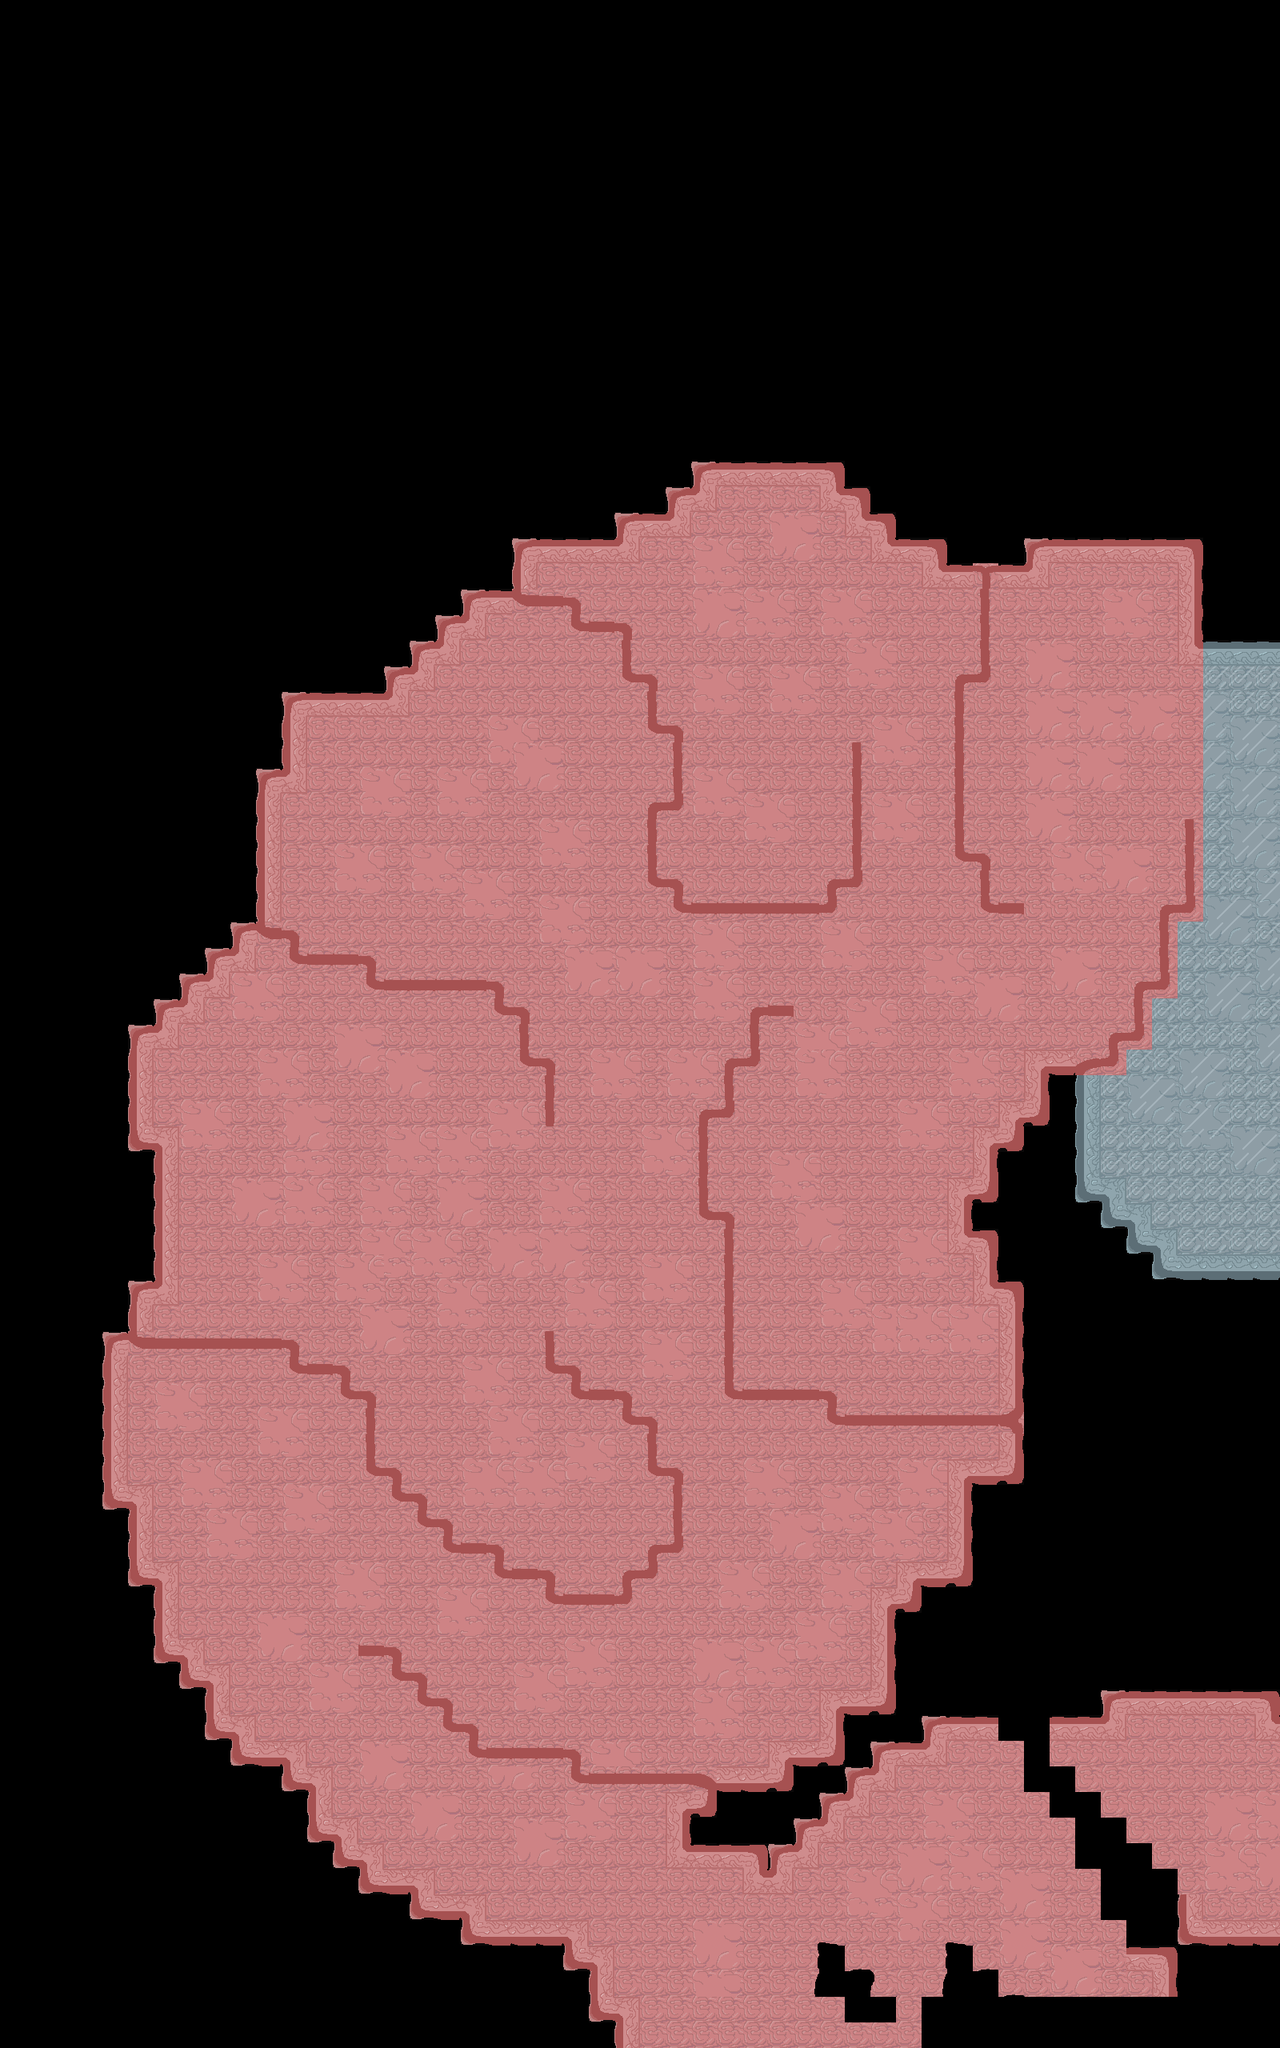

Tiled map render using the project's own tile images. Description and the map definition, with tile-layer contents summarised, below:
An orthogonal 50x80 tile map with 32x32 px tiles, 4 tile layers (plateformes, sillons, portail2, portail1), 1 hidden layer not drawn and 13 objects.

<map version="1.5" tiledversion="1.7.2" orientation="orthogonal" renderorder="right-down" width="50" height="80" tilewidth="32" tileheight="32" infinite="0" nextlayerid="8" nextobjectid="20">
 <editorsettings>
  <export target="map2.json" format="json" />
 </editorsettings>
 <tileset firstgid="1" name="tileset" tilewidth="32" tileheight="32" tilecount="112" columns="16">
  <image source="assets/tileset.png" width="512" height="224" />
  <tile id="1">
   <properties>
    <property name="portail1" type="bool" value="true" />
   </properties>
  </tile>
  <tile id="4">
   <properties>
    <property name="estSolide" type="bool" value="true" />
   </properties>
  </tile>
  <tile id="5">
   <properties>
    <property name="estSolide" type="bool" value="true" />
   </properties>
  </tile>
  <tile id="6">
   <properties>
    <property name="estSolide" type="bool" value="true" />
   </properties>
  </tile>
  <tile id="11">
   <properties>
    <property name="estSolide" type="bool" value="true" />
   </properties>
  </tile>
  <tile id="12">
   <properties>
    <property name="estSolide" type="bool" value="true" />
   </properties>
  </tile>
  <tile id="13">
   <properties>
    <property name="estSolide" type="bool" value="true" />
   </properties>
  </tile>
  <tile id="14">
   <properties>
    <property name="estSolide" type="bool" value="true" />
   </properties>
  </tile>
  <tile id="15">
   <properties>
    <property name="estSolide" type="bool" value="true" />
   </properties>
  </tile>
  <tile id="16">
   <properties>
    <property name="portail2" type="bool" value="true" />
   </properties>
  </tile>
  <tile id="17">
   <properties>
    <property name="estSolide" type="bool" value="true" />
   </properties>
  </tile>
  <tile id="20">
   <properties>
    <property name="estSolide" type="bool" value="true" />
   </properties>
  </tile>
  <tile id="22">
   <properties>
    <property name="estSolide" type="bool" value="true" />
   </properties>
  </tile>
  <tile id="26">
   <properties>
    <property name="estSolide" type="bool" value="true" />
   </properties>
  </tile>
  <tile id="27">
   <properties>
    <property name="estSolide" type="bool" value="true" />
   </properties>
  </tile>
  <tile id="28">
   <properties>
    <property name="estSolide" type="bool" value="true" />
   </properties>
  </tile>
  <tile id="29">
   <properties>
    <property name="estSolide" type="bool" value="true" />
   </properties>
  </tile>
  <tile id="30">
   <properties>
    <property name="estSolide" type="bool" value="true" />
   </properties>
  </tile>
  <tile id="31">
   <properties>
    <property name="estSolide" type="bool" value="true" />
   </properties>
  </tile>
  <tile id="36">
   <properties>
    <property name="estSolide" type="bool" value="true" />
   </properties>
  </tile>
  <tile id="37">
   <properties>
    <property name="estSolide" type="bool" value="true" />
   </properties>
  </tile>
  <tile id="38">
   <properties>
    <property name="estSolide" type="bool" value="true" />
   </properties>
  </tile>
  <tile id="67">
   <properties>
    <property name="estSolide" type="bool" value="true" />
   </properties>
  </tile>
  <tile id="68">
   <properties>
    <property name="estSolide" type="bool" value="true" />
   </properties>
  </tile>
  <tile id="83">
   <properties>
    <property name="estSolide" type="bool" value="true" />
   </properties>
  </tile>
  <tile id="84">
   <properties>
    <property name="estSolide" type="bool" value="true" />
   </properties>
  </tile>
 </tileset>
 <imagelayer id="2" name="background" visible="0" offsetx="-239.252" offsety="182.587">
  <image source="assets/map_test_02.png" width="4500" height="3300" />
 </imagelayer>
 <layer id="1" name="plateformes" width="50" height="80">
  <data>[4000 cells, 2086 non-empty, 42 distinct tile ids]</data>
 </layer>
 <layer id="7" name="sillons" width="50" height="80">
  <data>[4000 cells, 182 non-empty, 11 distinct tile ids]</data>
 </layer>
 <layer id="3" name="portail2" width="50" height="80">
  <data>[4000 cells, 6 non-empty, 1 distinct tile ids]</data>
 </layer>
 <layer id="4" name="portail1" width="50" height="80">
  <data>[4000 cells, 3 non-empty, 1 distinct tile ids]</data>
 </layer>
 <objectgroup id="5" name="monstres">
  <object id="1" gid="36" x="288" y="1853.33" width="32" height="32" />
  <object id="2" gid="36" x="929.333" y="2142.67" width="32" height="32" />
  <object id="4" gid="36" x="544" y="1054.67" width="32" height="32" />
  <object id="7" gid="36" x="1024" y="832" width="32" height="32" />
  <object id="8" gid="36" x="1060" y="1437.33" width="32" height="32" />
  <object id="9" gid="36" x="1348" y="956" width="32" height="32" />
  <object id="11" gid="36" x="738" y="1374" width="32" height="32" />
  <object id="12" gid="36" x="417.333" y="1566.67" width="32" height="32" />
  <object id="16" gid="36" x="574.667" y="1758.67" width="32" height="32" />
  <object id="17" gid="36" x="801.333" y="1409.33" width="32" height="32" />
  <object id="18" gid="36" x="801.333" y="1344" width="32" height="32" />
  <object id="19" gid="36" x="734.667" y="1313.33" width="32" height="32" />
 </objectgroup>
 <objectgroup id="6" name="attaque">
  <object id="15" gid="36" x="737.333" y="1922.67" width="32" height="32" />
 </objectgroup>
</map>
